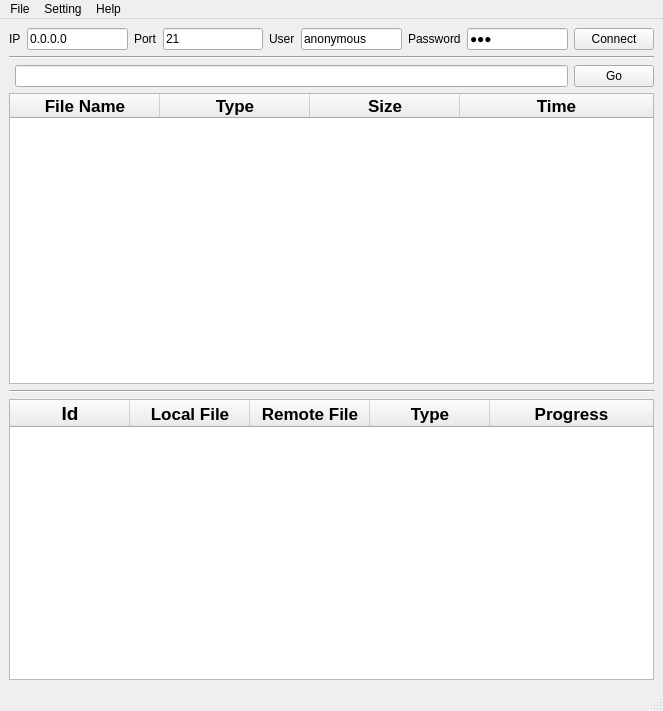
<?xml version="1.0" encoding="UTF-8"?>
<ui version="4.0">
 <class>MainWindow</class>
 <widget class="QMainWindow" name="MainWindow">
  <property name="geometry">
   <rect>
    <x>0</x>
    <y>0</y>
    <width>663</width>
    <height>711</height>
   </rect>
  </property>
  <property name="windowTitle">
   <string>MainWindow</string>
  </property>
  <widget class="QWidget" name="centralwidget">
   <layout class="QGridLayout" name="gridLayout_3">
    <item row="1" column="0">
     <layout class="QGridLayout" name="gridLayout_2">
      <item row="0" column="1">
       <widget class="QLineEdit" name="navigationBar"/>
      </item>
      <item row="0" column="2">
       <widget class="QPushButton" name="goButton">
        <property name="text">
         <string>Go</string>
        </property>
       </widget>
      </item>
      <item row="1" column="0" colspan="3">
       <widget class="QTableWidget" name="folderWidget">
        <property name="minimumSize">
         <size>
          <width>0</width>
          <height>291</height>
         </size>
        </property>
        <property name="contextMenuPolicy">
         <enum>Qt::CustomContextMenu</enum>
        </property>
        <attribute name="horizontalHeaderCascadingSectionResizes">
         <bool>false</bool>
        </attribute>
        <attribute name="horizontalHeaderDefaultSectionSize">
         <number>150</number>
        </attribute>
        <attribute name="horizontalHeaderMinimumSectionSize">
         <number>19</number>
        </attribute>
        <attribute name="horizontalHeaderStretchLastSection">
         <bool>true</bool>
        </attribute>
        <column>
         <property name="text">
          <string>File Name</string>
         </property>
         <property name="font">
          <font>
           <pointsize>13</pointsize>
           <weight>75</weight>
           <bold>true</bold>
          </font>
         </property>
         <property name="textAlignment">
          <set>AlignCenter</set>
         </property>
        </column>
        <column>
         <property name="text">
          <string>Type</string>
         </property>
         <property name="font">
          <font>
           <pointsize>13</pointsize>
           <weight>75</weight>
           <bold>true</bold>
          </font>
         </property>
         <property name="textAlignment">
          <set>AlignCenter</set>
         </property>
        </column>
        <column>
         <property name="text">
          <string>Size</string>
         </property>
         <property name="font">
          <font>
           <pointsize>13</pointsize>
           <weight>75</weight>
           <bold>true</bold>
          </font>
         </property>
         <property name="textAlignment">
          <set>AlignCenter</set>
         </property>
        </column>
        <column>
         <property name="text">
          <string>Time</string>
         </property>
         <property name="font">
          <font>
           <pointsize>13</pointsize>
           <weight>75</weight>
           <bold>true</bold>
          </font>
         </property>
         <property name="textAlignment">
          <set>AlignCenter</set>
         </property>
        </column>
       </widget>
      </item>
     </layout>
    </item>
    <item row="2" column="0">
     <layout class="QVBoxLayout" name="verticalLayout">
      <item>
       <widget class="Line" name="line_2">
        <property name="orientation">
         <enum>Qt::Horizontal</enum>
        </property>
       </widget>
      </item>
      <item>
       <widget class="QTableWidget" name="tasksWidget">
        <attribute name="horizontalHeaderCascadingSectionResizes">
         <bool>false</bool>
        </attribute>
        <attribute name="horizontalHeaderDefaultSectionSize">
         <number>120</number>
        </attribute>
        <attribute name="horizontalHeaderStretchLastSection">
         <bool>true</bool>
        </attribute>
        <column>
         <property name="text">
          <string>Id</string>
         </property>
         <property name="font">
          <font>
           <pointsize>14</pointsize>
           <weight>75</weight>
           <bold>true</bold>
          </font>
         </property>
        </column>
        <column>
         <property name="text">
          <string>Local File</string>
         </property>
         <property name="font">
          <font>
           <pointsize>13</pointsize>
           <weight>75</weight>
           <bold>true</bold>
          </font>
         </property>
        </column>
        <column>
         <property name="text">
          <string>Remote File</string>
         </property>
         <property name="font">
          <font>
           <pointsize>13</pointsize>
           <weight>75</weight>
           <bold>true</bold>
          </font>
         </property>
        </column>
        <column>
         <property name="text">
          <string>Type</string>
         </property>
         <property name="font">
          <font>
           <pointsize>13</pointsize>
           <weight>75</weight>
           <bold>true</bold>
          </font>
         </property>
        </column>
        <column>
         <property name="text">
          <string>Progress</string>
         </property>
         <property name="font">
          <font>
           <pointsize>13</pointsize>
           <weight>75</weight>
           <bold>true</bold>
          </font>
         </property>
        </column>
       </widget>
      </item>
     </layout>
    </item>
    <item row="0" column="0">
     <layout class="QVBoxLayout" name="verticalLayout_2">
      <item>
       <layout class="QGridLayout" name="gridLayout">
        <item row="0" column="4">
         <widget class="QLabel" name="label_3">
          <property name="text">
           <string>User</string>
          </property>
         </widget>
        </item>
        <item row="0" column="1">
         <widget class="QLineEdit" name="ipInput">
          <property name="text">
           <string>0.0.0.0</string>
          </property>
         </widget>
        </item>
        <item row="0" column="5">
         <widget class="QLineEdit" name="userInput">
          <property name="text">
           <string>anonymous</string>
          </property>
         </widget>
        </item>
        <item row="0" column="6">
         <widget class="QLabel" name="label_4">
          <property name="text">
           <string>Password</string>
          </property>
         </widget>
        </item>
        <item row="0" column="3">
         <widget class="QLineEdit" name="portInput">
          <property name="text">
           <string>21</string>
          </property>
         </widget>
        </item>
        <item row="0" column="0">
         <widget class="QLabel" name="label">
          <property name="text">
           <string>IP</string>
          </property>
         </widget>
        </item>
        <item row="0" column="2">
         <widget class="QLabel" name="label_2">
          <property name="text">
           <string>Port</string>
          </property>
         </widget>
        </item>
        <item row="0" column="7">
         <widget class="QLineEdit" name="passwordInput">
          <property name="inputMethodHints">
           <set>Qt::ImhHiddenText|Qt::ImhNoAutoUppercase|Qt::ImhNoPredictiveText|Qt::ImhSensitiveData</set>
          </property>
          <property name="text">
           <string>ddd</string>
          </property>
          <property name="echoMode">
           <enum>QLineEdit::Password</enum>
          </property>
         </widget>
        </item>
        <item row="0" column="8">
         <widget class="QPushButton" name="connectButton">
          <property name="text">
           <string>Connect</string>
          </property>
         </widget>
        </item>
       </layout>
      </item>
      <item>
       <widget class="Line" name="line">
        <property name="orientation">
         <enum>Qt::Horizontal</enum>
        </property>
       </widget>
      </item>
     </layout>
    </item>
   </layout>
  </widget>
  <widget class="QMenuBar" name="menubar">
   <property name="geometry">
    <rect>
     <x>0</x>
     <y>0</y>
     <width>663</width>
     <height>22</height>
    </rect>
   </property>
   <widget class="QMenu" name="menuSetting">
    <property name="title">
     <string>Setting</string>
    </property>
    <addaction name="actionPassive"/>
    <addaction name="actionPort"/>
    <addaction name="separator"/>
    <addaction name="actionMax_Occurs"/>
   </widget>
   <widget class="QMenu" name="menuHelp">
    <property name="title">
     <string>Help</string>
    </property>
    <addaction name="actionSystem"/>
    <addaction name="actionType"/>
   </widget>
   <widget class="QMenu" name="menuFile">
    <property name="title">
     <string>File</string>
    </property>
    <addaction name="actionNew_folder"/>
    <addaction name="actionPut_file"/>
    <addaction name="actionPut_folder"/>
   </widget>
   <addaction name="menuFile"/>
   <addaction name="menuSetting"/>
   <addaction name="menuHelp"/>
  </widget>
  <widget class="QStatusBar" name="statusbar"/>
  <action name="actionPassive">
   <property name="text">
    <string>Passive</string>
   </property>
  </action>
  <action name="actionPort">
   <property name="text">
    <string>Port</string>
   </property>
  </action>
  <action name="actionSystem">
   <property name="text">
    <string>System</string>
   </property>
  </action>
  <action name="actionType">
   <property name="text">
    <string>Type</string>
   </property>
  </action>
  <action name="actionNew_folder">
   <property name="text">
    <string>New folder</string>
   </property>
  </action>
  <action name="actionPut_file">
   <property name="text">
    <string>Put file</string>
   </property>
  </action>
  <action name="actionMax_Occurs">
   <property name="text">
    <string>Max Occurs</string>
   </property>
  </action>
  <action name="actionPut_folder">
   <property name="text">
    <string>Put folder</string>
   </property>
  </action>
 </widget>
 <resources/>
 <connections/>
</ui>
